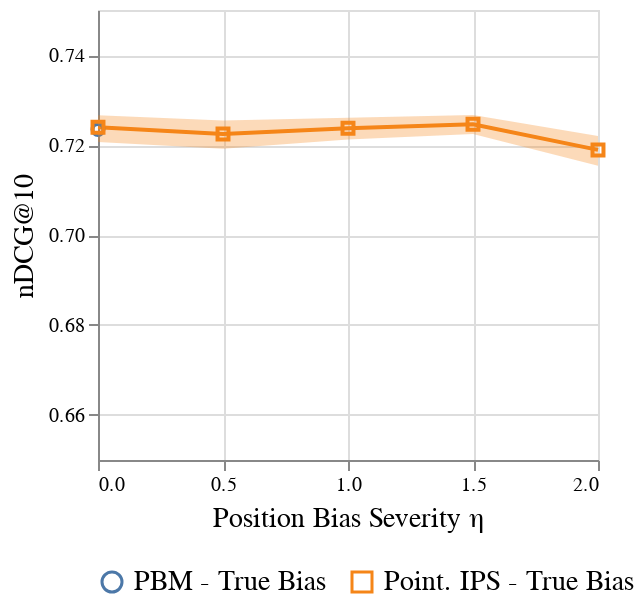

Notebook code cell kept with this figure:
### Code cell
chart = (alt.Chart(test_df, width=250, height=225).mark_line().encode(
    x=alt.X("position_bias", title="Position Bias Severity η"),
    y=alt.Y("mean(nDCG@10)", scale=alt.Scale(domain=[0.65, 0.75])),
    color=alt.Color("model", legend=None),
) + alt.Chart(test_df).mark_point().encode(
    x="position_bias",
    y=alt.Y("mean(nDCG@10)", scale=alt.Scale(domain=[0.65, 0.75])),
    color=alt.Color("model"),
    shape="model"
) + alt.Chart(test_df).mark_errorband(extent="ci").encode(
    x="position_bias",
    y=alt.Y("mean(nDCG@10)", scale=alt.Scale(domain=[0.65, 0.75])),
    color=alt.Color("model", legend=None),
)).resolve_scale(
    color="independent",
    shape="independent"
).configure_legend(
    orient="bottom",
    title=None,
    labelFont="serif",
    labelFontSize=14,
).configure_title(
    fontSize=14,
    fontWeight="normal",
    font="serif"
).configure_axis(
    titlePadding=5,
    titleFontSize=14,
    titleFontWeight="normal",
    titleFont="serif",
    labelFontSize=10,
    labelFontWeight="normal",
    labelFont="serif",
    tickCount=6
)

save(chart, "figures/position_bias_recovery.pdf")
chart
